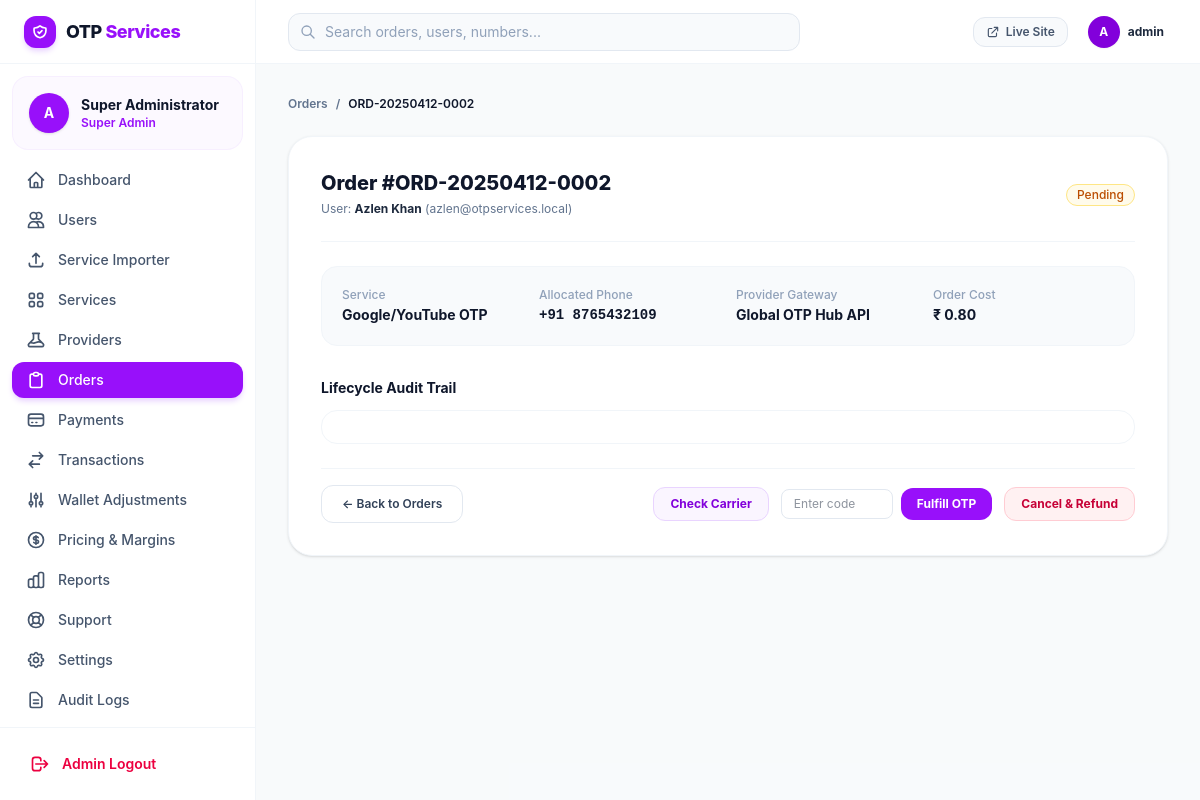
The page /admin/order-details.php?id=2 (signed in) on the database its author committed.
### tables this page shows
CREATE TABLE `orders` (
  `id` INT AUTO_INCREMENT PRIMARY KEY,
  `order_ref` VARCHAR(64) NOT NULL UNIQUE,
  `user_id` INT NOT NULL,
  `service_id` INT NOT NULL,
  `country_code` VARCHAR(10) NOT NULL,
  `phone_number` VARCHAR(50) NOT NULL,
  `provider_id` INT NOT NULL,
  `provider_order_id` VARCHAR(100) NULL,
  `cost` DECIMAL(10, 2) NOT NULL,
  `status` ENUM('pending', 'completed', 'cancelled', 'expired', 'failed') NOT NULL DEFAULT 'pending',
  `otp_code` VARCHAR(50) NULL,
  `full_sms` TEXT NULL,
  `expires_at` TIMESTAMP NOT NULL,
  `created_at` TIMESTAMP DEFAULT CURRENT_TIMESTAMP,
  `updated_at` TIMESTAMP DEFAULT CURRENT_TIMESTAMP ON UPDATE CURRENT_TIMESTAMP,
  FOREIGN KEY (`user_id`) REFERENCES `users` (`id`) ON DELETE CASCADE,
  FOREIGN KEY (`service_id`) REFERENCES `services` (`id`) ON DELETE CASCADE,
  FOREIGN KEY (`provider_id`) REFERENCES `providers` (`id`) ON DELETE CASCADE,
  INDEX `idx_orders_user` (`user_id`),
  INDEX `idx_orders_status` (`status`),
  INDEX `idx_orders_ref` (`order_ref`)
);

CREATE TABLE `users` (
  `id` INT AUTO_INCREMENT PRIMARY KEY,
  `name` VARCHAR(100) NOT NULL,
  `email` VARCHAR(191) NOT NULL UNIQUE,
  `username` VARCHAR(50) UNIQUE NULL,
  `password_hash` VARCHAR(255) NOT NULL,
  `status` ENUM('active', 'suspended', 'banned') DEFAULT 'active',
  `created_at` TIMESTAMP DEFAULT CURRENT_TIMESTAMP,
  `updated_at` TIMESTAMP DEFAULT CURRENT_TIMESTAMP ON UPDATE CURRENT_TIMESTAMP,
  INDEX `idx_users_email` (`email`),
  INDEX `idx_users_status` (`status`)
);

CREATE TABLE `services` (
  `id` INT AUTO_INCREMENT PRIMARY KEY,
  `name` VARCHAR(100) NOT NULL,
  `code` VARCHAR(50) NOT NULL,
  `category_id` INT NULL,
  `icon` VARCHAR(50) DEFAULT 'shield',
  `price` DECIMAL(10, 2) NOT NULL DEFAULT 1.00,
  `provider_cost` DECIMAL(10, 2) NOT NULL DEFAULT 0.50,
  `status` ENUM('active', 'inactive') NOT NULL DEFAULT 'active',
  `description` TEXT NULL,
  `stock_status` ENUM('available', 'low_stock', 'out_of_stock', 'unknown') DEFAULT 'available',
  `created_at` TIMESTAMP DEFAULT CURRENT_TIMESTAMP,
  FOREIGN KEY (`category_id`) REFERENCES `service_categories` (`id`) ON DELETE SET NULL,
  INDEX `idx_services_code` (`code`),
  INDEX `idx_services_status` (`status`)
);

CREATE TABLE `providers` (
  `id` INT AUTO_INCREMENT PRIMARY KEY,
  `name` VARCHAR(100) NOT NULL,
  `slug` VARCHAR(50) NOT NULL UNIQUE,
  `api_url` VARCHAR(255) NOT NULL,
  `api_key` VARCHAR(255) NULL,
  `balance` DECIMAL(12, 2) NOT NULL DEFAULT 0.00,
  `status` ENUM('active', 'inactive') NOT NULL DEFAULT 'active',
  `settings_json` TEXT NULL,
  `last_sync` TIMESTAMP NULL,
  `created_at` TIMESTAMP DEFAULT CURRENT_TIMESTAMP
);

### admin/order-details.php (the view, shortened to what the rows shown need)
<?php
require_once __DIR__ . '/includes/auth.php';
$db = get_db();
$orderId = (int)($_GET['id'] ?? 0);
$stmt = $db->prepare("
    SELECT o.*, u.name as user_name, u.email as user_email, s.name as service_name, p.name as provider_name
    FROM orders o
    JOIN users u ON u.id = o.user_id
    JOIN services s ON s.id = o.service_id
    JOIN providers p ON p.id = o.provider_id
    WHERE o.id = ?
    LIMIT 1
");
$stmt->execute([$orderId]);
$order = $stmt->fetch();
require_once __DIR__ . '/includes/header.php';
require_once __DIR__ . '/includes/sidebar.php';
?>
<div class="flex-1 flex flex-col min-w-0 overflow-hidden">
    <?php require_once __DIR__ . '/includes/navbar.php'; ?>
    <main class="flex-1 overflow-y-auto p-4 sm:p-8 bg-slate-50/60">
        <div class="max-w-4xl mx-auto space-y-6">
            <div class="flex items-center gap-2 text-xs font-semibold text-slate-500">
                <a href="/admin/orders.php" class="hover:text-purple-600">Orders</a>
                <span>/</span>
                <span class="text-slate-900"><?= e($order['order_ref']) ?></span>
            </div>
            <div class="bg-white rounded-3xl border border-slate-100 shadow-sm p-6 sm:p-8 space-y-6">
                <div class="flex flex-col sm:flex-row sm:items-center justify-between pb-6 border-b border-slate-100 gap-4">
                    <div>
                        <h1 class="text-xl font-extrabold text-slate-900">Order #<?= e($order['order_ref']) ?></h1>
                        <div class="text-xs text-slate-500 mt-1">User: <span class="font-bold text-slate-800"><?= e($order['user_name']) ?></span> (<?= e($order['user_email']) ?>)</div>
                    </div>
                    <div>
                        <?= render_status_badge($order['status']) ?>
                    </div>
                </div>
                <div class="grid grid-cols-2 sm:grid-cols-4 gap-4 p-5 rounded-2xl bg-slate-50 border border-slate-100 text-xs">
                    <div>
                        <span class="text-slate-400 block font-medium">Service</span>
                        <strong class="text-slate-900 text-sm mt-0.5 block"><?= e($order['service_name']) ?></strong>
                    </div>
                    <div>
                        <span class="text-slate-400 block font-medium">Allocated Phone</span>
                        <strong class="text-slate-900 text-sm font-mono mt-0.5 block"><?= e($order['phone_number']) ?></strong>
                    </div>
                    <div>
                        <span class="text-slate-400 block font-medium">Provider Gateway</span>
                        <strong class="text-slate-900 text-sm mt-0.5 block"><?= e($order['provider_name']) ?></strong>
                    </div>
                </div>
            </div>
        </div>
    </main>
</div>
<?php require_once __DIR__ . '/includes/footer.php'; ?>

### admin/includes/sidebar.php (shortened to what the rows shown need)
<aside :class="sidebarOpen ? 'translate-x-0' : '-translate-x-full'" class="fixed inset-y-0 left-0 z-50 w-64 bg-white border-r border-slate-100 flex flex-col justify-between transition-transform duration-200 ease-in-out md:static md:translate-x-0 shrink-0">
    <div class="overflow-y-auto">
        <div class="p-4 mx-3 my-3 bg-purple-50/60 rounded-2xl flex items-center gap-3 border border-purple-100/60">
            <div class="overflow-hidden">
                <div class="text-sm font-bold text-slate-900 truncate"><?= e($currentAdmin['name']) ?></div>
                <div class="text-xs text-purple-600 font-semibold">Super Admin</div>
            </div>
        </div>
    </div>
</aside>

### admin/includes/navbar.php (shortened to what the rows shown need)
<header class="h-16 bg-white border-b border-slate-100 flex items-center justify-between px-4 sm:px-8 shrink-0">
    <div class="flex items-center gap-4">
        <div class="flex items-center gap-2 p-1">
            <div class="w-8 h-8 rounded-full bg-purple-700 text-white font-bold flex items-center justify-center text-xs shadow-xs">
                A
            </div>
            <span class="text-xs font-bold text-slate-800 hidden sm:inline"><?= e($currentAdmin['username']) ?></span>
        </div>
    </div>
</header>

### includes/functions.php (shortened to what the rows shown need)
<?php
function e(?string $string): string {
    return htmlspecialchars($string ?? '', ENT_QUOTES, 'UTF-8');
}
function render_status_badge(string $status): string {
    $status = strtolower($status);
    $colors = [
        'completed' => 'bg-emerald-50 text-emerald-700 border-emerald-200',
        'pending'   => 'bg-amber-50 text-amber-700 border-amber-200',
        'failed'    => 'bg-rose-50 text-rose-700 border-rose-200',
        'cancelled' => 'bg-slate-100 text-slate-700 border-slate-200',
        'expired'   => 'bg-gray-100 text-gray-600 border-gray-200',
        'active'    => 'bg-emerald-50 text-emerald-700 border-emerald-200',
        'inactive'  => 'bg-slate-100 text-slate-600 border-slate-200',
        'available' => 'bg-emerald-50 text-emerald-700 border-emerald-200',
        'out_of_stock' => 'bg-rose-50 text-rose-700 border-rose-200',
        'open'      => 'bg-indigo-50 text-indigo-700 border-indigo-200',
        'answered'  => 'bg-teal-50 text-teal-700 border-teal-200',
        'closed'    => 'bg-slate-100 text-slate-600 border-slate-200',
    ];
    $class = $colors[$status] ?? 'bg-slate-100 text-slate-700 border-slate-200';
    $label = ucfirst($status);
    return '<span class="inline-flex items-center px-2.5 py-0.5 rounded-full text-xs font-medium border ' . $class . '">' . e($label) . '</span>';
}

### rows shown on the page
orders: order_ref "ORD-20250412-0002", user.name "Azlen Khan", user.email "azlen@otpservices.local", status "Pending", service.name "Google/YouTube OTP", phone_number "+91 8765432109", provider.name "Global OTP Hub API"

### other values the page prints
$currentAdmin['name'] "Super Administrator"
$currentAdmin['username'] "admin"
format_currency($order['cost']) "₹ 0.80"
